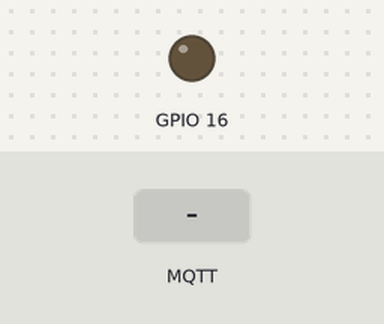
Simulated run of this sketch. Board: ESP8266 (NodeMCU). Shown: output pins drawn as LEDs (lit = HIGH). The test bench sets the inputs (shaded band). WiFi joins after 1.5 s; servers stay silent unless stated; no MQTT or app messages arrive unless stated; what the sketch prints to the serial monitor is not drawn.

Above: at 2.8 s.
2.9 s: MQTT message "0" arrives on the first subscribed topic
At 5.3 s:
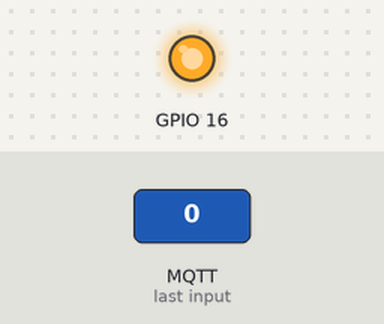
6.1 s: MQTT message "1" arrives on the first subscribed topic
At 8.8 s:
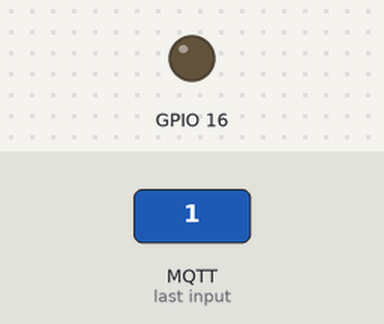
Timing chart, 0 to 10.3 s (numbered marks = the images above; inputs shaded):
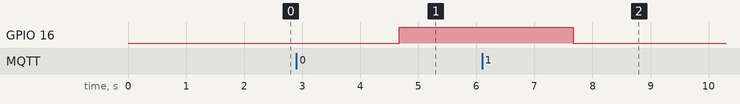

The sketch:

swithch.ino
```cpp
#include<ESP8266WiFi.h>
#include<PubSubClient.h>
#define client_ID "rk"
#define subtopic "bala bhaskar"
const char* mqtt_server="test.mosquitto.org";
const char* ssid="Saikumar";
const char* pwd="0987654321";
WiFiClient espclient;
PubSubClient client(espclient);
void setup(){
  Serial.begin(9600);
  Serial.print("WiFi connection with ssid : ");
  Serial.print(ssid);
  WiFi.begin(ssid,pwd);
  while(WiFi.status()!=WL_CONNECTED){
    Serial.println("*****");
    delay(200);
  }
  Serial.print("WiFi connected with :");
  Serial.println(WiFi.localIP());
  //wifi connection completed

  client.setServer(mqtt_server,1883);//connecting client to the server
  client.subscribe(subtopic);//subscribing the topic
  client.setCallback(callback);//declared for callback function
  pinMode(16,OUTPUT);
}
// if lack of internet we can lost the subscription of topic so we are declaring the reconnect

void reconnect(){
  while(!client.connected()){
    Serial.println("attempting to connect client with server");
    if(client.connect(client_ID)){
      Serial.print("client is connected");
      client.subscribe(subtopic);//client get subscribed when internet accessed
    }
  }
}
void callback(char* topic,byte*payload,unsigned int length){
  Serial.print("the message is arrived from :");
  Serial.println(topic);
  for(int i=0;i<length;i++){
    Serial.print((char)payload[i]);
  }
  if((char)payload[0]=='1')
  {
    digitalWrite(16,0);
  }
  if((char)payload[0]=='0')
  {
    digitalWrite(16,1);
  }

  }

  void loop()
  {
    if(!client.connected()){
      reconnect();
    }
    client.loop();
    delay(3000);
    }
```

Measured:
- after the input at 2.9 s, GPIO 16: LOW → HIGH after 1.8 s
- after the input at 6.1 s, GPIO 16: HIGH → LOW after 1.6 s
